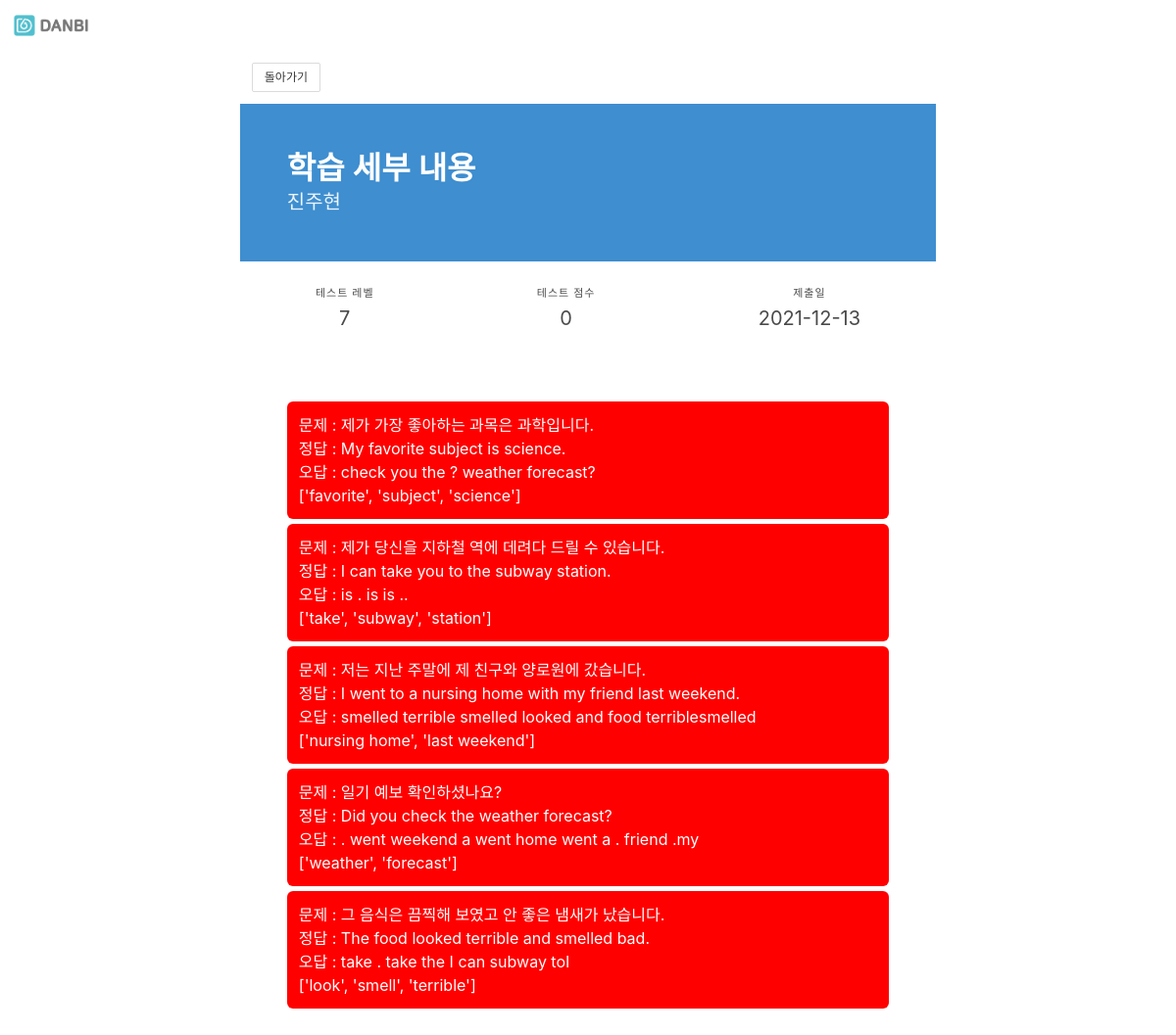
Page /report_detail/13/ on the committed database.
### english/models.py (models this page shows)
class UserAnswer(models.Model):
    user = models.ForeignKey(User, on_delete=models.CASCADE)
    level = models.CharField(max_length=20, blank=True)
    score = models.CharField(max_length=20, blank=True)
    sentence1 = models.CharField(max_length=500, blank=True)
    answer1 = models.CharField(max_length=500, blank=True)
    voca1 = models.CharField(max_length=500, blank=True)
    sentence2 = models.CharField(max_length=500, blank=True)
    answer2 = models.CharField(max_length=500, blank=True)
    voca2 = models.CharField(max_length=500, blank=True)
    sentence3 = models.CharField(max_length=500, blank=True)
    answer3 = models.CharField(max_length=500, blank=True)
    voca3 = models.CharField(max_length=500, blank=True)
    sentence4 = models.CharField(max_length=500, blank=True)
    answer4 = models.CharField(max_length=500, blank=True)
    voca4 = models.CharField(max_length=500, blank=True)
    sentence5 = models.CharField(max_length=500, blank=True)
    answer5 = models.CharField(max_length=500, blank=True)
    voca5 = models.CharField(max_length=500, blank=True)
    korean1 = models.CharField(max_length=500, blank=True)
    korean2 = models.CharField(max_length=500, blank=True)
    korean3 = models.CharField(max_length=500, blank=True)
    korean4 = models.CharField(max_length=500, blank=True)
    korean5 = models.CharField(max_length=500, blank=True)
    check_the_result = models.BooleanField(default=False)
    dt_created = models.DateTimeField(auto_now_add=True)
    dt_updated = models.DateTimeField(auto_now=True)

### app_account/models.py (models this page shows)
class User(AbstractUser):
    parent = models.BooleanField(default=False)
    phone = models.CharField(null=True, max_length=12)
    name = models.CharField(max_length=15, null = True)
    birthday = models.DateField(null=True)
    school = models.CharField(max_length=15, null = True)
    gender_table = [
        (1, "남"),
        (2, "여"),
        (3, "응답하지 않음")
    ]
    gender = models.IntegerField(choices=gender_table, default=None, null=True)
    grade_table = [
        (1, "초등3"),
        (2, "초등4"),
        (3, "초등5"),
        (4, "초등6"),
        (5, "중등1"),
        (6, "중등2"),
        (7, "중등3"),
    ]
    grade = models.IntegerField(choices=grade_table, default=None, null=True)
    identification = models.CharField(max_length=30, null=True) #parents PK
    router = models.CharField(null=True, max_length=30)
    get_time = models.IntegerField(default=0)
    dt_created = models.DateTimeField(auto_now_add=True)
    dt_updated = models.DateTimeField(auto_now=True)

### app_account/views.py (the view)
class ReportDetailView(DetailView):
    model = UserAnswer
    template_name = 'app_account/report_detail.html'
    pk_url_kwarg = 'sheets_id'
    context_object_name = 'answer_sheet'
    def get_context_data(self, **kwargs):
        context = super().get_context_data(**kwargs)
        sheets_id = self.kwargs.get('sheets_id')
        context['report'] = UserAnswer.objects.get(id=sheets_id)
        return context

### app_account/templates/app_account/report_detail.html (shortened to what this page needs)
{% extends 'base.html' %}
{% load static %}
{% load widget_tweaks %}
{% block contents %}
<div class="column">
    <a class="button is-small" href="{% url 'report' report.user.id %}">돌아가기</a>
</div>
<section class="hero is-info">
  <div class="hero-body">
    <p class="title">
      학습 세부 내용
    </p>
    <p class="subtitle">
      {{ report.user.name }}
    </p>
  </div>
</section>
<br>
<saction>
    <nav class="level is-mobile">
        <div class="level-item has-text-centered">
            <div>
                <p class="heading">테스트 레벨</p>
                <p class="subtitle">{{ report.level }}</p>
            </div>
        </div>
        <div class="level-item has-text-centered">
            <div>
                <p class="heading">테스트 점수</p>
                <p class="subtitle">{{ report.score }}</p>
            </div>
        </div>
        <div class="level-item has-text-centered">
            <div>
            <p class="heading">제출일</p>
            <p class="subtitle">{{ report.dt_created|date:"Y-m-d"}}</p>
            </div>
        </div>
    </nav>
</saction>
    <br>
<div class="section">
    <div class="column {% if report.answer1 == 't r ue' %}
            correct-answer
        {% else %}
            wrong-answer
        {% endif %}">
        <p>문제 : {{ report.korean1 }}</p>
        <p>정답 : {{ report.sentence1 }}</p>
        {% if report.answer1  != 't r ue' %}
            <p>오답 : {{ report.answer1 }}</p>
        {% endif %}
        <p>{{ report.voca1 }}</p>
    </div>
    <div class="column {% if report.answer1 == 't r ue' %}
            correct-answer
        {% else %}
            wrong-answer
        {% endif %}">
        <p>문제 : {{ report.korean2 }}</p>
        <p>정답 : {{ report.sentence2 }}</p>
        {% if report.answer2  != 't r ue' %}
            <p>오답 : {{ report.answer2 }}</p>
        {% endif %}
        <p>{{ report.voca2 }}</p>
    </div>
    <div class="column {% if report.answer1 == 't r ue' %}
            correct-answer
        {% else %}
            wrong-answer
        {% endif %}">
        <p>문제 : {{ report.korean3 }}</p>
        <p>정답 : {{ report.sentence3 }}</p>
        {% if report.answer3  != 't r ue' %}
            <p>오답 : {{ report.answer3 }}</p>
        {% endif %}
        <p>{{ report.voca3 }}</p>
    </div>
    <div class="column {% if report.answer1 == 't r ue' %}
            correct-answer
        {% else %}
            wrong-answer
        {% endif %}">
        <p>문제 : {{ report.korean4 }}</p>
        <p>정답 : {{ report.sentence4 }}</p>
       {% if report.answer4  != 't r ue' %}
            <p>오답 : {{ report.answer4 }}</p>
        {% endif %}
        <p>{{ report.voca4 }}</p>
    </div>
    <div class="column {% if report.answer1 == 't r ue' %}
            correct-answer
        {% else %}
            wrong-answer
        {% endif %}">
        <p>문제 : {{ report.korean5 }}</p>
        <p>정답 : {{ report.sentence5 }}</p>
        {% if report.answer5  != 't r ue' %}
            <p>오답 : {{ report.answer5 }}</p>
        {% endif %}
        <p>{{ report.voca5 }}</p>
    </div>
</div>
{% endblock contents %}

### app_account/templates/app_account/report_detail.html (style rules this page uses)
.wrong-answer { background-color: red; color:white; border-radius: 6px; margin-bottom: 5px; }

### rows in the picture
UserAnswer: user.name "진주현", level "7", score "0", dt_created "2021-12-13", korean1 "제가 가장 좋아하는 과목은 과학입니다.", sentence1 "My favorite subject is science.", answer1 "check you the ? weather forecast?", voca1 "['favorite', 'subject', 'science']", korean2 "제가 당신을 지하철 역에 데려다 드릴 수 있습니다.", sentence2 "I can take you to the subway station.", answer2 "is . is is ..", voca2 "['take', 'subway', 'station']", korean3 "저는 지난 주말에 제 친구와 양로원에 갔습니다.", sentence3 "I went to a nursing home with my friend last weekend.", answer3 "smelled terrible smelled looked and food terriblesmelled", voca3 "['nursing home', 'last weekend']", korean4 "일기 예보 확인하셨나요?", sentence4 "Did you check the weather forecast?", answer4 ". went weekend a went home went a . friend .my", voca4 "['weather', 'forecast']", korean5 "그 음식은 끔찍해 보였고 안 좋은 냄새가 났습니다.", sentence5 "The food looked terrible and smelled bad.", answer5 "take . take the I can subway toI", voca5 "['look', 'smell', 'terrible']"
